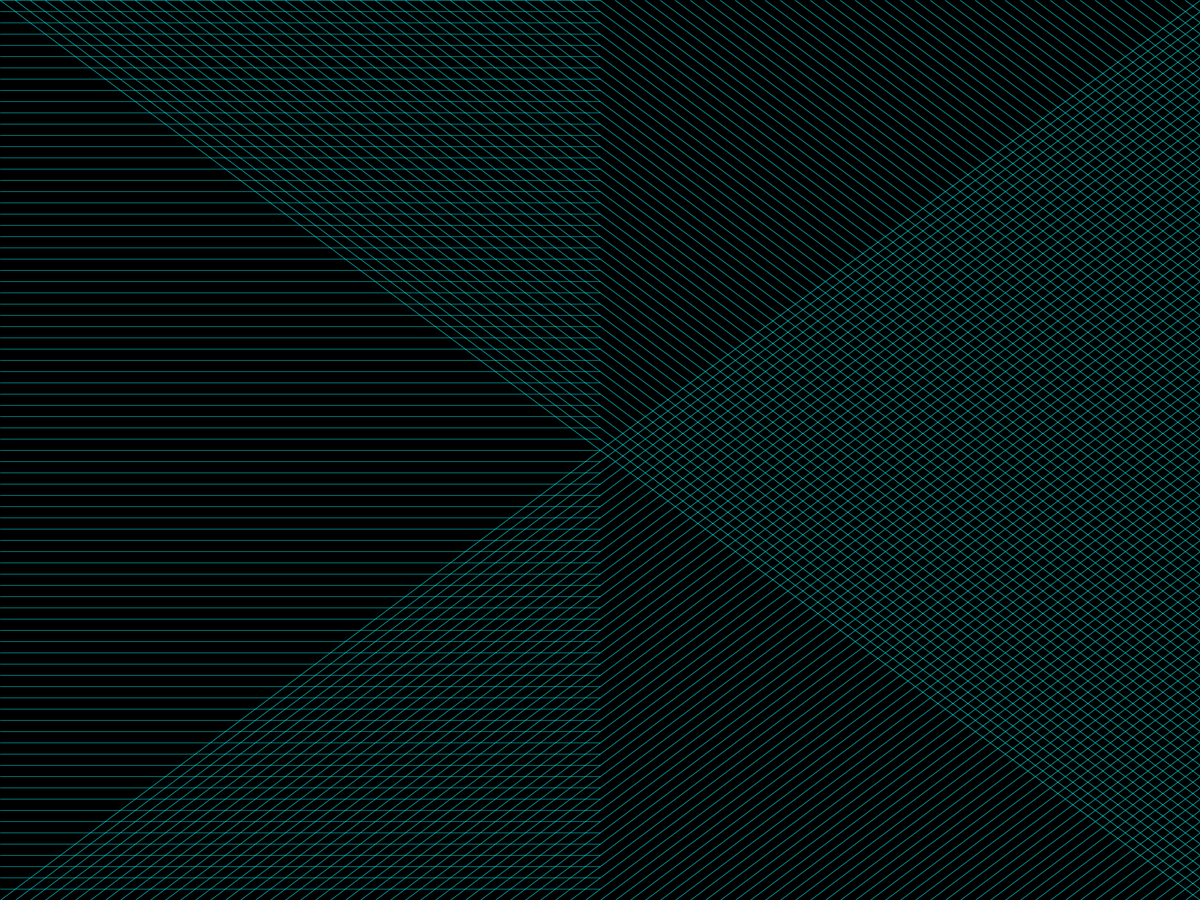
Frame 1 (no input)
Frame 60 (the mouse pressed at the canvas centre just before this capture): identical to frame 1, image omitted
Frame 120 (the mouse held since frame 60 and released just before this capture): identical to frame 1, image omitted

The Processing sketch that drew this single still picture (run headless with seeded random() and noise(); from frame 60 on, the mouse is pressed at the canvas centre):

// Processing sketch: solLewitt
// ── solLewitt.pde
int n=80;
int spaceX=0;
int spaceY=0;
void setup()
{
  background(0);
  fullScreen();
  spaceX=width/n;
  spaceY=height/n;
  
  strokeWeight(0.6);
  stroke(0,255,255);
  for(int i=0;i<n;i++){
    //line(i*spaceX,0,i*spaceX,height);
    line(0,i*spaceY,width/2,i*spaceY);
  }
  
  for(int i=0;i<n;i++){
    line(i*spaceX,0,width,height-i*spaceY);
    line(width,i*spaceY,i*spaceX,height);
  }
}


void draw(){
  
}
